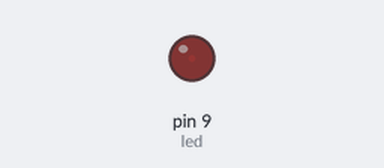
The sketch below on a simulated Arduino Uno, built with avr-gcc and run on an emulated ATmega328P. Shown: output pins drawn as LEDs (lit = HIGH).

Above: at 0.05 s.
At 1.15 s:
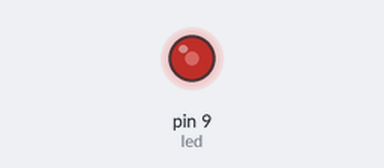
At 2.3 s:
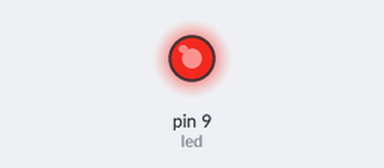
At 4.6 s:
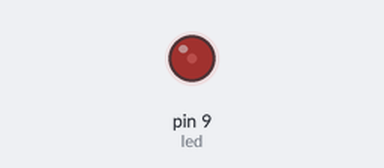
Timing chart, 0 to 6.7 s (numbered marks = the images above):
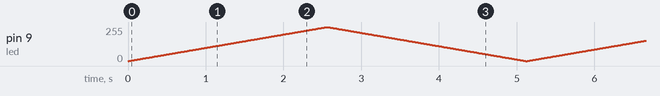

The sketch:

sketch.ino
```cpp
int led = 9;  // pino PWM (no Arduino Uno: 3, 5, 6, 9, 10 ou 11)

void setup() {
  pinMode(led, OUTPUT);
}

void loop() {
  // Aumenta o brilho de 0 até 255
  for (int valor = 0; valor <= 255; valor++) {
    analogWrite(led, valor);
    delay(10);
  }

  // Diminui o brilho de 255 até 0
  for (int valor = 255; valor >= 0; valor--) {
    analogWrite(led, valor);
    delay(10);
  }
}
```
